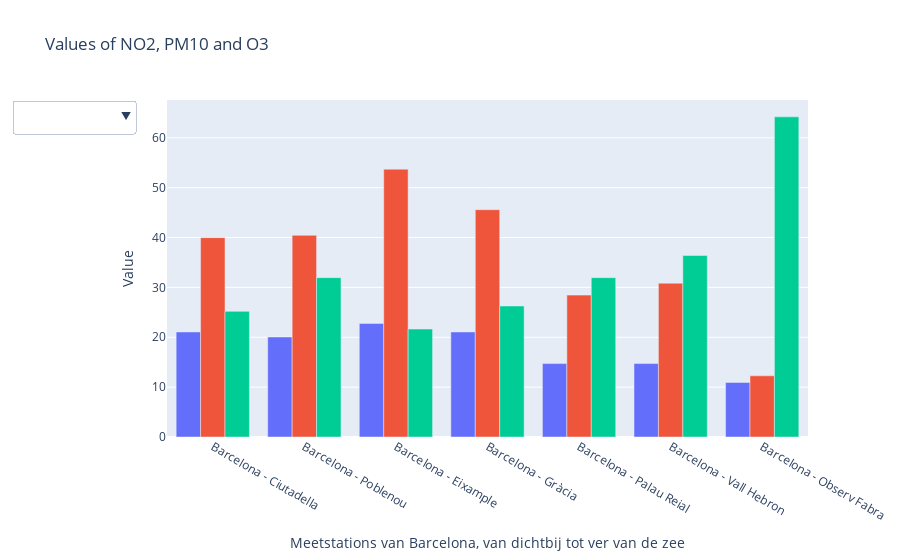

Write notebook code for a chart like this one.
### Code cell
# Create figure
fig = go.Figure()

fig.add_trace(go.Bar(x=list(air_quality_df.index), y=list(air_quality_df['PM10 Value']),
                        name = 'PM10 air value'))

fig.add_trace(go.Bar(x=list(air_quality_df.index), y=list(air_quality_df['NO2 Value']),
                        name = 'NO2 air value'))

fig.add_trace(go.Bar(x=list(air_quality_df.index), y=list(air_quality_df['O3 Value']),
                        name = 'O3 air value'))

updatemenus = list([
    dict(active=-1,
        buttons=list([
            dict(label= 'PM10 air value',
                method = 'update',
                args = [{'visible': [False, True, False]},
                       {'title' : 'PM10 air value'}]), 
            dict(label = 'NO2 air value',
                method = 'update',
                args = [{'visible' : [True, False, False]},
                       {'title' : 'NO2 air value'}]),
            dict(label = 'O3 air value',
                method = 'update',
                args = [{'visible' : [False, False, True]},
                       {'title' : 'O3 air value'}]),
        ]),
    )
])

fig.update_layout(dict(yaxis_title = 'Value',
                xaxis_title =  'Meetstations van Barcelona, van dichtbij tot ver van de zee',
                showlegend = False,
                title = 'Values of NO2, PM10 and O3',
                updatemenus=updatemenus))

fig.show()

### Figure 1 — Plotly figure (JSON) as saved in the notebook; plotly's stock layout.template omitted (floating-point values rounded to 4 significant figures)
{"data": [{"name": "PM10 air value", "type": "bar", "x": ["Barcelona - Ciutadella", "Barcelona - Poblenou", "Barcelona - Eixample", "Barcelona - Gràcia", "Barcelona - Palau Reial", "Barcelona - Vall Hebron", "Barcelona - Observ Fabra"], "y": [21.07, 20.06, 22.78, 21.07, 14.72, 14.73, 10.94]}, {"name": "NO2 air value", "type": "bar", "x": ["Barcelona - Ciutadella", "Barcelona - Poblenou", "Barcelona - Eixample", "Barcelona - Gràcia", "Barcelona - Palau Reial", "Barcelona - Vall Hebron", "Barcelona - Observ Fabra"], "y": [39.98, 40.44, 53.72, 45.59, 28.45, 30.85, 12.27]}, {"name": "O3 air value", "type": "bar", "x": ["Barcelona - Ciutadella", "Barcelona - Poblenou", "Barcelona - Eixample", "Barcelona - Gràcia", "Barcelona - Palau Reial", "Barcelona - Vall Hebron", "Barcelona - Observ Fabra"], "y": [25.2, 31.96, 21.66, 26.27, 31.96, 36.4, 64.21]}], "layout": {"showlegend": false, "title": {"text": "Values of NO2, PM10 and O3"}, "updatemenus": [{"active": -1, "buttons": [{"args": [{"visible": [false, true, false]}, {"title": "PM10 air value"}], "label": "PM10 air value", "method": "update"}, {"args": [{"visible": [true, false, false]}, {"title": "NO2 air value"}], "label": "NO2 air value", "method": "update"}, {"args": [{"visible": [false, false, true]}, {"title": "O3 air value"}], "label": "O3 air value", "method": "update"}]}], "xaxis": {"title": {"text": "Meetstations van Barcelona, van dichtbij tot ver van de zee"}}, "yaxis": {"title": {"text": "Value"}}}}
